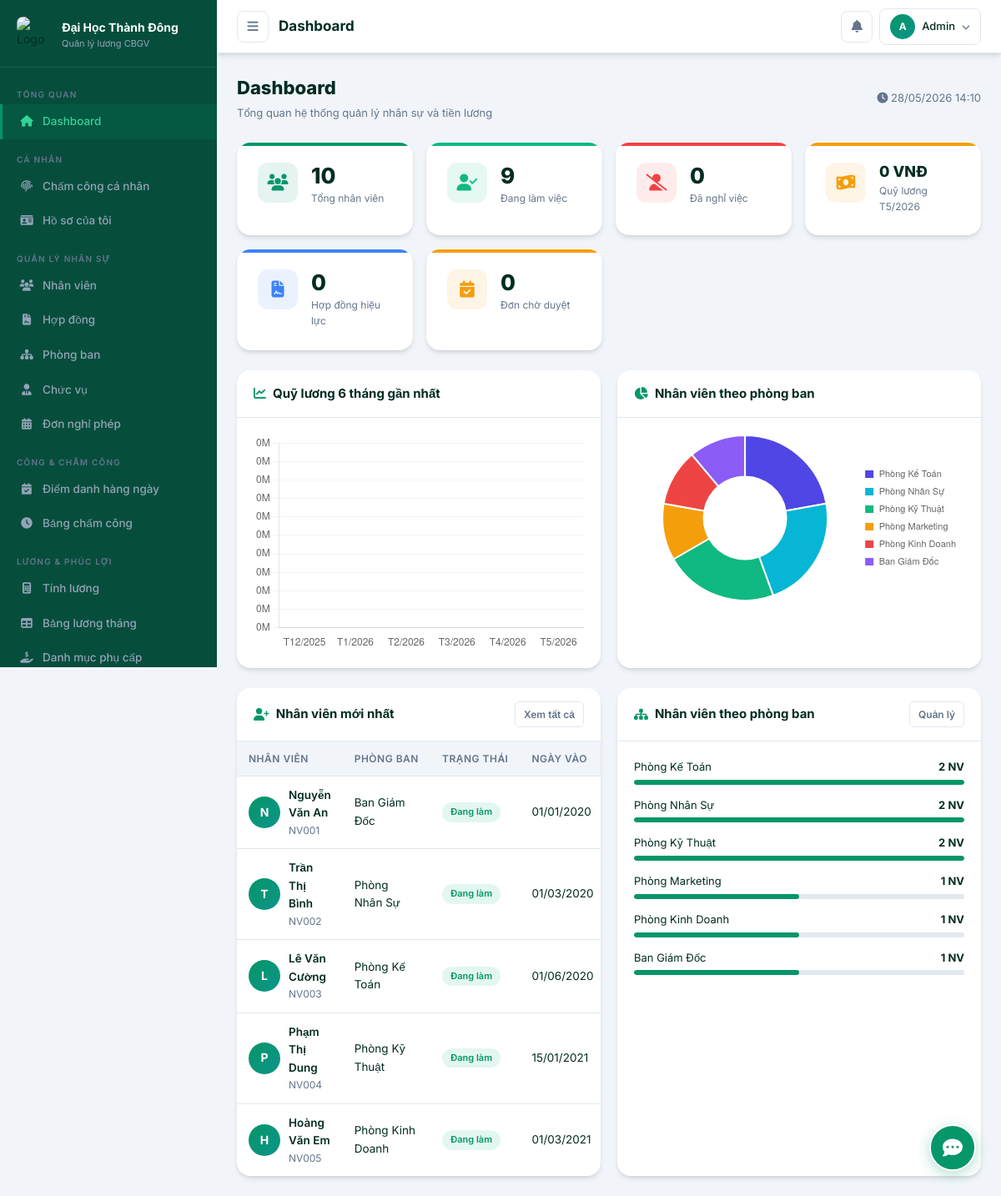
Screenshot of /admin/index.php (signed in) with the database file from the repository.
### tables this page shows
CREATE TABLE IF NOT EXISTS nhan_vien (
    id INT AUTO_INCREMENT PRIMARY KEY,
    ma_nv VARCHAR(20) NOT NULL UNIQUE,
    ho_ten VARCHAR(100) NOT NULL,
    ngay_sinh DATE,
    gioi_tinh ENUM('Nam','Nữ','Khác') DEFAULT 'Nam',
    cccd VARCHAR(20),
    so_dien_thoai VARCHAR(15),
    email VARCHAR(100),
    dia_chi TEXT,
    id_phong_ban INT,
    id_chuc_vu INT,
    luong_co_ban DECIMAL(15,2) DEFAULT 0,
    ngay_vao_lam DATE,
    trang_thai ENUM('Đang làm','Nghỉ việc','Tạm nghỉ') DEFAULT 'Đang làm',
    hinh_anh VARCHAR(255) DEFAULT NULL,
    ngay_tao TIMESTAMP DEFAULT CURRENT_TIMESTAMP,
    FOREIGN KEY (id_phong_ban) REFERENCES phong_ban(id) ON DELETE SET NULL,
    FOREIGN KEY (id_chuc_vu) REFERENCES chuc_vu(id) ON DELETE SET NULL
);

CREATE TABLE IF NOT EXISTS phong_ban (
    id INT AUTO_INCREMENT PRIMARY KEY,
    ma_pb VARCHAR(20) NOT NULL UNIQUE,
    ten_pb VARCHAR(100) NOT NULL,
    mo_ta TEXT,
    truong_phong INT DEFAULT NULL,
    trang_thai TINYINT(1) DEFAULT 1,
    ngay_tao TIMESTAMP DEFAULT CURRENT_TIMESTAMP
);

### admin/index.php (the view, shortened to what this page needs)
<?php
require_once __DIR__ . '/../includes/functions.php';
$pageTitle = 'Dashboard';
$tq = getTongQuan();
$db = getDB();
$chartData = [];
for ($i = 5; $i >= 0; $i--) {
    $ts = strtotime("-$i months");
    $m = date('n', $ts); $y = date('Y', $ts);
    $stmt = $db->prepare("SELECT COALESCE(SUM(thuc_linh),0) as tong FROM bang_luong WHERE thang=? AND nam=?");
    $stmt->execute([$m, $y]);
    $tong = $stmt->fetchColumn();
    $chartData[] = ['label' => "T$m/$y", 'value' => (float)$tong];
}
$nvMoi = $db->query("SELECT nv.*, pb.ten_pb, cv.ten_cv FROM nhan_vien nv LEFT JOIN phong_ban pb ON nv.id_phong_ban=pb.id LEFT JOIN chuc_vu cv ON nv.id_chuc_vu=cv.id ORDER BY nv.ngay_tao DESC LIMIT 5")->fetchAll();
$pbStats = $db->query("SELECT pb.ten_pb, COUNT(nv.id) as so_nv FROM phong_ban pb LEFT JOIN nhan_vien nv ON pb.id=nv.id_phong_ban AND nv.trang_thai='Đang làm' GROUP BY pb.id ORDER BY so_nv DESC")->fetchAll();
?>
<!DOCTYPE html>
<html lang="vi">
<head>
<link rel="stylesheet" href="../assets/css/style.css">
<link rel="stylesheet" href="https://cdnjs.cloudflare.com/ajax/libs/font-awesome/6.5.0/css/all.min.css">
</head>
<body>
<div class="layout">
  <?php include 'includes/sidebar.php'; ?>
  <div class="main-content">
    <?php include 'includes/header.php'; ?>
    <div class="page-content">
      <div class="page-header">
        <div>
          <h1>Dashboard</h1>
          <p>Tổng quan hệ thống quản lý nhân sự và tiền lương</p>
        </div>
        <div class="page-actions">
          <span style="font-size:13px;color:var(--gray);">
            <i class="fas fa-clock"></i> <?= date('d/m/Y H:i') ?>
          </span>
        </div>
      </div>
      <div class="stats-grid">
        <div class="stat-card primary">
          <div class="stat-icon"><i class="fas fa-users"></i></div>
          <div class="stat-info">
            <div class="stat-value"><?= $tq['tong_nv'] ?></div>
            <div class="stat-label">Tổng nhân viên</div>
          </div>
        </div>
        <div class="stat-card success">
          <div class="stat-icon"><i class="fas fa-user-check"></i></div>
          <div class="stat-info">
            <div class="stat-value"><?= $tq['dang_lam'] ?></div>
            <div class="stat-label">Đang làm việc</div>
          </div>
        </div>
        <div class="stat-card danger">
          <div class="stat-icon"><i class="fas fa-user-slash"></i></div>
          <div class="stat-info">
            <div class="stat-value"><?= $tq['nghi_viec'] ?></div>
            <div class="stat-label">Đã nghỉ việc</div>
          </div>
        </div>
        <div class="stat-card warning">
          <div class="stat-icon"><i class="fas fa-money-bill-wave"></i></div>
          <div class="stat-info">
            <div class="stat-value" style="font-size:18px;"><?= formatMoney($tq['quy_luong']) ?></div>
            <div class="stat-label">Quỹ lương T<?= date('n/Y') ?></div>
          </div>
        </div>
        <div class="stat-card info">
          <div class="stat-icon"><i class="fas fa-file-contract"></i></div>
          <div class="stat-info">
            <div class="stat-value"><?= $tq['hop_dong_hh'] ?></div>
            <div class="stat-label">Hợp đồng hiệu lực</div>
          </div>
        </div>
        <div class="stat-card warning">
          <div class="stat-icon"><i class="fas fa-calendar-check"></i></div>
          <div class="stat-info">
            <div class="stat-value"><?= $tq['don_cho_duyet'] ?></div>
            <div class="stat-label">Đơn chờ duyệt</div>
          </div>
        </div>
      </div>
      <div class="grid-2" style="margin-bottom:24px;">
        <div class="card">
          <div class="card-header">
            <span class="card-title"><i class="fas fa-chart-line"></i> Quỹ lương 6 tháng gần nhất</span>
          </div>
          <div class="card-body">
            <div class="chart-container">
              <canvas id="chartLuong"></canvas>
            </div>
          </div>
        </div>
        <div class="card">
          <div class="card-header">
            <span class="card-title"><i class="fas fa-chart-pie"></i> Nhân viên theo phòng ban</span>
          </div>
          <div class="card-body">
            <div class="chart-container" style="height:200px;">
              <canvas id="chartPB"></canvas>
            </div>
          </div>
        </div>
      </div>
      <div class="grid-2">
        <div class="card">
          <div class="card-header">
            <span class="card-title"><i class="fas fa-user-plus"></i> Nhân viên mới nhất</span>
            <a href="pages/employees.php" class="btn btn-outline btn-sm">Xem tất cả</a>
          </div>
          <div class="table-responsive">
            <table class="table">
              <thead>
                <tr><th>Nhân viên</th><th>Phòng ban</th><th>Trạng thái</th><th>Ngày vào</th></tr>
              </thead>
              <tbody>
                <?php foreach ($nvMoi as $nv): ?>
                <tr>
                  <td>
                    <div class="nv-info">
                      <div class="avatar"><?= mb_substr($nv['ho_ten'], 0, 1) ?></div>
                      <div><h4><?= clean($nv['ho_ten']) ?></h4><p><?= clean($nv['ma_nv']) ?></p></div>
                    </div>
                  </td>
                  <td><?= clean($nv['ten_pb'] ?? '—') ?></td>
                  <td><?= badgeTrangThaiNV($nv['trang_thai']) ?></td>
                  <td><?= formatDate($nv['ngay_vao_lam']) ?></td>
                </tr>
                <?php endforeach; ?>
              </tbody>
            </table>
          </div>
        </div>
        <div class="card">
          <div class="card-header">
            <span class="card-title"><i class="fas fa-sitemap"></i> Nhân viên theo phòng ban</span>
            <a href="pages/departments.php" class="btn btn-outline btn-sm">Quản lý</a>
          </div>
          <div class="card-body">
            <?php
            $maxNv = max(array_column($pbStats, 'so_nv') ?: [1]);
            foreach ($pbStats as $pb):
              $pct = $maxNv > 0 ? round($pb['so_nv'] / $maxNv * 100) : 0;
            ?>
            <div style="margin-bottom:14px;">
              <div style="display:flex;justify-content:space-between;font-size:13px;margin-bottom:5px;">
                <span><?= clean($pb['ten_pb']) ?></span>
                <b><?= $pb['so_nv'] ?> NV</b>
              </div>
              <div class="progress">
                <div class="progress-bar primary" style="width:<?= $pct ?>%"></div>
              </div>
            </div>
            <?php endforeach; ?>
          </div>
        </div>
      </div>
    </div>
  </div>
</div>
<script>
// Biểu đồ lương
const chartData = <?= json_encode($chartData, JSON_UNESCAPED_UNICODE) ?>;
new Chart(document.getElementById('chartLuong'), {
  type: 'bar',
  data: {
    labels: chartData.map(d => d.label),
    datasets: [{
      label: 'Quỹ lương (đ)',
      data: chartData.map(d => d.value),
      backgroundColor: 'rgba(79,70,229,.15)',
      borderColor: '#4f46e5',
      borderWidth: 2,
      borderRadius: 6,
      fill: true,
    }]
  },
  options: {
    responsive: true, maintainAspectRatio: false,
    plugins: { legend: { display: false } },
    scales: {
      y: { ticks: { callback: v => (v/1000000).toFixed(0) + 'M' }, grid: { color: '#f1f5f9' } },
      x: { grid: { display: false } }
    }
  }
});
// Biểu đồ phòng ban
const pbStats = <?= json_encode($pbStats, JSON_UNESCAPED_UNICODE) ?>;
new Chart(document.getElementById('chartPB'), {
  type: 'doughnut',
  data: {
    labels: pbStats.map(d => d.ten_pb),
    datasets: [{
      data: pbStats.map(d => parseInt(d.so_nv)),
      backgroundColor: ['#4f46e5','#06b6d4','#10b981','#f59e0b','#ef4444','#8b5cf6'],
      borderWidth: 2, borderColor: '#fff',
    }]
  },
  options: {
    responsive: true, maintainAspectRatio: false,
    plugins: { legend: { position: 'right', labels: { font: { size: 11 }, boxWidth: 12 } } }
  }
});
</script>
</body>
</html>

### admin/includes/sidebar.php (shortened to what this page needs)
<?php $current_page = basename($_SERVER['PHP_SELF']); ?>
<div class="sidebar" id="sidebar">
  <div class="sidebar-logo">
    <img src="<?= BASE_URL ?>/assets/images/logo.png" alt="Logo" style="width: 44px; height: 44px; object-fit: contain; border-radius: 8px;">
    <div class="logo-text">
      <h2>Đại Học Thành Đông</h2>
      <p>Quản lý lương CBGV</p>
    </div>
  </div>
  <nav class="sidebar-nav">
    <div class="nav-group">
      <span class="nav-group-title">Tổng Quan</span>
      <a href="<?= BASE_URL ?>/admin/index.php" class="nav-item <?= $current_page === 'index.php' && strpos($_SERVER['PHP_SELF'], 'admin') !== false ? 'active' : '' ?>">
        <i class="fas fa-home"></i> Dashboard
      </a>
    </div>
    <div class="nav-group">
      <span class="nav-group-title">Cá Nhân</span>
      <a href="<?= BASE_URL ?>/admin/pages/my-attendance.php" class="nav-item <?= $current_page === 'my-attendance.php' ? 'active' : '' ?>">
        <i class="fas fa-fingerprint"></i> Chấm công cá nhân
      </a>
      <a href="<?= BASE_URL ?>/admin/pages/employee-detail.php?id=<?= $_SESSION['id_nhan_vien'] ?>" class="nav-item <?= $current_page === 'employee-detail.php' && ($_GET['id'] ?? 0) == ($_SESSION['id_nhan_vien'] ?? 0) ? 'active' : '' ?>">
        <i class="fas fa-id-card"></i> Hồ sơ của tôi
      </a>
    </div>
    <?php if (isHR()): ?>
    <div class="nav-group">
      <span class="nav-group-title">Quản Lý Nhân Sự</span>
      <a href="<?= BASE_URL ?>/admin/pages/employees.php" class="nav-item <?= $current_page === 'employees.php' ? 'active' : '' ?>">
        <i class="fas fa-users"></i> Nhân viên
      </a>
      <a href="<?= BASE_URL ?>/admin/pages/contracts.php" class="nav-item <?= $current_page === 'contracts.php' ? 'active' : '' ?>">
        <i class="fas fa-file-contract"></i> Hợp đồng
      </a>
      <a href="<?= BASE_URL ?>/admin/pages/departments.php" class="nav-item <?= $current_page === 'departments.php' ? 'active' : '' ?>">
        <i class="fas fa-sitemap"></i> Phòng ban
      </a>
      <a href="<?= BASE_URL ?>/admin/pages/positions.php" class="nav-item <?= $current_page === 'positions.php' ? 'active' : '' ?>">
        <i class="fas fa-user-tie"></i> Chức vụ
      </a>
      <a href="<?= BASE_URL ?>/admin/pages/leave-requests.php" class="nav-item <?= $current_page === 'leave-requests.php' ? 'active' : '' ?>">
        <i class="fas fa-calendar-alt"></i> Đơn nghỉ phép
      </a>
    </div>
    <?php endif; ?>
    <?php if (isHR()): ?>
    <div class="nav-group">
      <span class="nav-group-title">Công & Chấm Công</span>
      <a href="<?= BASE_URL ?>/admin/pages/attendance-daily.php" class="nav-item <?= $current_page === 'attendance-daily.php' ? 'active' : '' ?>">
        <i class="fas fa-calendar-check"></i> Điểm danh hàng ngày
      </a>
      <a href="<?= BASE_URL ?>/admin/pages/timekeeping.php" class="nav-item <?= $current_page === 'timekeeping.php' ? 'active' : '' ?>">
        <i class="fas fa-clock"></i> Bảng chấm công
      </a>
    </div>
    <?php endif; ?>
    <?php if (isKetoan()): ?>
    <div class="nav-group">
      <span class="nav-group-title">Lương & Phúc Lợi</span>
      <a href="<?= BASE_URL ?>/admin/pages/payroll.php" class="nav-item <?= $current_page === 'payroll.php' ? 'active' : '' ?>">
        <i class="fas fa-calculator"></i> Tính lương
      </a>
      <a href="<?= BASE_URL ?>/admin/pages/salary-sheet.php" class="nav-item <?= $current_page === 'salary-sheet.php' ? 'active' : '' ?>">
        <i class="fas fa-table"></i> Bảng lương tháng
      </a>
      <a href="<?= BASE_URL ?>/admin/pages/allowances.php" class="nav-item <?= $current_page === 'allowances.php' ? 'active' : '' ?>">
        <i class="fas fa-hand-holding-usd"></i> Danh mục phụ cấp
      </a>
    </div>
    <?php endif; ?>
  </nav>
</div>

### admin/includes/header.php (shortened to what this page needs)
<header class="header">
  <div class="header-left">
    <button class="header-btn" onclick="toggleSidebar()"><i class="fas fa-bars"></i></button>
    <span class="header-title"><?= $pageTitle ?? 'Dashboard' ?></span>
  </div>
  <div class="header-right">
    <button class="header-btn" data-tooltip="Thông báo" onclick="window.location='<?= BASE_URL ?>/admin/pages/leave-requests.php'">
      <i class="fas fa-bell"></i>
    </button>
    <div class="dropdown">
      <div class="header-user" onclick="this.parentElement.querySelector('.dropdown-menu').classList.toggle('show')">
        <div class="header-user-avatar"><?= mb_substr($_SESSION['ho_ten'] ?? 'A', 0, 1) ?></div>
        <span><?= clean($_SESSION['ho_ten'] ?? 'Admin') ?></span>
        <i class="fas fa-chevron-down" style="font-size:10px;color:var(--gray);"></i>
      </div>
    </div>
  </div>
</header>

### includes/functions.php (shortened to what this page needs)
<?php
function isHR() {
    return isset($_SESSION['vai_tro']) && in_array($_SESSION['vai_tro'], ['admin', 'hr']);
}
function isKetoan() {
    return isset($_SESSION['vai_tro']) && in_array($_SESSION['vai_tro'], ['admin', 'ketoan']);
}
function clean($data) {
    return htmlspecialchars($data ?? '', ENT_QUOTES, 'UTF-8');
}
function formatDate($date) {
    return date('d/m/Y', strtotime($date));
}
function formatMoney($amount) {
    return number_format((float)($amount ?? 0), 0, ',', '.') . ' VNĐ';
}
function badgeTrangThaiNV($status) {
    if ($status === 'Đang làm') {
        return '<span class="badge badge-success">Đang làm</span>';
    }
    return '<span class="badge badge-danger">Đã nghỉ việc</span>';
}
function getTongQuan() {
    $db = getDB();
    $tq = [];
    $tq['tong_nv'] = (int)$db->query("SELECT COUNT(*) FROM nhan_vien")->fetchColumn();
    $tq['dang_lam'] = (int)$db->query("SELECT COUNT(*) FROM nhan_vien WHERE trang_thai = 'Đang làm'")->fetchColumn();
    $tq['nghi_viec'] = (int)$db->query("SELECT COUNT(*) FROM nhan_vien WHERE trang_thai = 'Đã nghỉ việc'")->fetchColumn();
    $thang = date('n');
    $nam = date('Y');
    $stmt = $db->prepare("SELECT COALESCE(SUM(thuc_linh), 0) FROM bang_luong WHERE thang = ? AND nam = ?");
    $stmt->execute([$thang, $nam]);
    $tq['quy_luong'] = (float)$stmt->fetchColumn();
    $tq['hop_dong_hh'] = (int)$db->query("SELECT COUNT(*) FROM hop_dong WHERE trang_thai = 'Hiệu lực'")->fetchColumn();
    $tq['don_cho_duyet'] = (int)$db->query("SELECT COUNT(*) FROM don_nghi_phep WHERE trang_thai = 'Chờ duyệt'")->fetchColumn();
    return $tq;
}

### rows the page displays
nhan_vien: ho_ten "N", ho_ten "Nguyễn Văn An", ma_nv "NV001", id_phong_ban.ten_pb "Ban Giám Đốc", trang_thai "Đang làm", ngay_vao_lam "01/01/2020"
nhan_vien: ho_ten "T", ho_ten "Trần Thị Bình", ma_nv "NV002", id_phong_ban.ten_pb "Phòng Nhân Sự", trang_thai "Đang làm", ngay_vao_lam "01/03/2020"
nhan_vien: ho_ten "L", ho_ten "Lê Văn Cường", ma_nv "NV003", id_phong_ban.ten_pb "Phòng Kế Toán", trang_thai "Đang làm", ngay_vao_lam "01/06/2020"
nhan_vien: ho_ten "P", ho_ten "Phạm Thị Dung", ma_nv "NV004", id_phong_ban.ten_pb "Phòng Kỹ Thuật", trang_thai "Đang làm", ngay_vao_lam "15/01/2021"
nhan_vien: ho_ten "H", ho_ten "Hoàng Văn Em", ma_nv "NV005", id_phong_ban.ten_pb "Phòng Kinh Doanh", trang_thai "Đang làm", ngay_vao_lam "01/03/2021"

### other values shown
$pageTitle "Dashboard"
mb_substr($_SESSION['ho_ten'] ?? 'A', 0, 1) "A"
$_SESSION['ho_ten'] "Admin"
$tq['tong_nv'] "10"
$tq['dang_lam'] "9"
$tq['nghi_viec'] "0"
formatMoney($tq['quy_luong']) "0 VNĐ"
$tq['hop_dong_hh'] "0"
$tq['don_cho_duyet'] "0"
$pb['ten_pb'] "Phòng Kế Toán"
$pb['so_nv'] "2"
$pb['ten_pb'] "Phòng Nhân Sự"
$pb['ten_pb'] "Phòng Kỹ Thuật"
$pb['ten_pb'] "Phòng Marketing"
$pb['so_nv'] "1"
